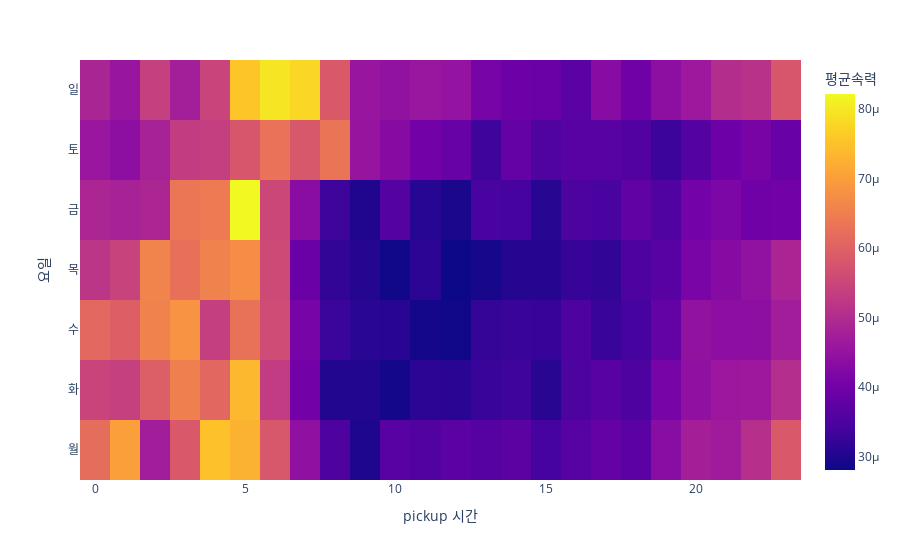

Notebook cell for this chart:
### Code cell
tidydata = df.pivot_table(
    index = 'pickup_hour',
    columns = 'dayofweek',
    values = 'speed',
    aggfunc = 'mean'
).stack().reset_index().rename({0:'speed_mean'},axis=1).sort_values(by='dayofweek')\
.assign(dayofweek=lambda x: x['dayofweek'].map({0: '월', 1: '화', 2: '수', 3: '목', 4: '금', 5: '토', 6: '일'}))
fig = px.density_heatmap(
    data_frame=tidydata,
    x='pickup_hour',
    y='dayofweek',
    z='speed_mean',
    nbinsx=24,
    nbinsy=7,
    height=300,
    labels={
        'pickup_hour': 'pickup 시간',
        'dayofweek': '요일',
    },
)
fig.layout.coloraxis.colorbar.title = '평균속력'
fig

### Figure 1 — Plotly figure (JSON) as saved in the notebook; plotly's stock layout.template omitted (floating-point values rounded to 4 significant figures; data arrays with more than 128 entries replaced by an {"elided": "..."} marker saying what was removed)
{"data": [{"coloraxis": "coloraxis", "histfunc": "sum", "hovertemplate": "pickup 시간=%{x}<br>요일=%{y}<br>sum of speed_mean=%{z}<extra></extra>", "name": "", "nbinsx": 24, "nbinsy": 7, "type": "histogram2d", "x": {"elided": "168 int values"}, "xaxis": "x", "xbingroup": "x", "y": {"elided": "168 str values"}, "yaxis": "y", "ybingroup": "y", "z": {"elided": "168 float values"}}], "layout": {"autosize": true, "coloraxis": {"colorbar": {"title": {"text": "평균속력"}}, "colorscale": [[0, "#0d0887"], [0.1111, "#46039f"], [0.2222, "#7201a8"], [0.3333, "#9c179e"], [0.4444, "#bd3786"], [0.5556, "#d8576b"], [0.6667, "#ed7953"], [0.7778, "#fb9f3a"], [0.8889, "#fdca26"], [1, "#f0f921"]]}, "legend": {"tracegroupgap": 0}, "margin": {"t": 60}, "xaxis": {"anchor": "y", "autorange": true, "domain": [0, 1], "range": [-0.5, 23.5], "title": {"text": "pickup 시간"}, "type": "linear"}, "yaxis": {"anchor": "x", "autorange": true, "domain": [0, 1], "range": [-0.5, 6.5], "title": {"text": "요일"}, "type": "category"}}}
